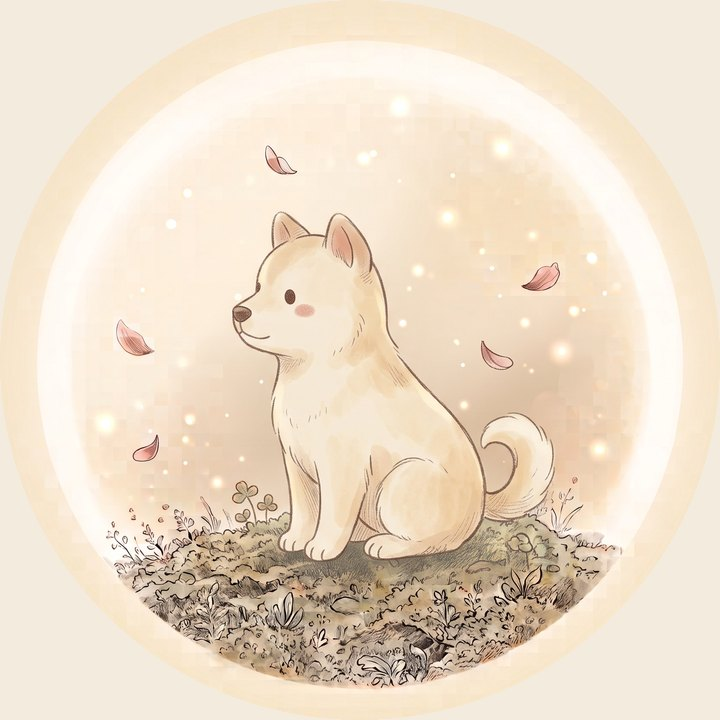
#> input picture assets/zodiac/dog.jpg, 720 x 720 px
$ python -i crop_zodiac.py   (imports and definitions only)
#> lines starting #> are read from the running program, lines starting #| are printed output that depends on the picture; after the words box and inside, x2 and y2 are one past the last pixel; in counts of white or black regions, pixels touching at a corner belong together
#> further down, picture is the input picture: PIL image 720x720 RGB; mean R, G, B 236.6, 221.1, 201.2
#!/usr/bin/env python3
"""
12지 그림을 앱에 넣을 크기로 자른다.

원본은 `art/zodiac/<이름>.png`다. 제미나이(나노 바나나)로 그린 2048 정사각형이고,
가운데에 빛나는 원반이 있고 바깥은 평평한 크림색(#F3EBDD)이다. 앱은 이 그림을
동그랗게 오려 쓰므로, 원반 둘레의 평평한 자리까지만 남기고 잘라 낸다. 그러면
오린 가장자리가 언제나 평평한 크림색에 떨어져 어디서 잘랐는지 보이지 않는다.

    python3 scripts/crop_zodiac.py            assets/zodiac/*.jpg 를 다시 쓴다
    python3 scripts/crop_zodiac.py --measure  원반이 어디 있는지 재기만 한다

`assets/zodiac`의 jpg를 손으로 고치지 말고 이 스크립트를 고친 뒤 다시 뽑는다.
"""
import sys
from pathlib import Path

from PIL import Image, ImageChops, ImageDraw

ROOT = Path(__file__).resolve().parent.parent
SRC = ROOT / "art" / "zodiac"
OUT = ROOT / "assets" / "zodiac"

NAMES = [
    "rat", "ox", "tiger", "rabbit", "dragon", "snake",
    "horse", "sheep", "monkey", "rooster", "dog", "pig",
]

BACKGROUND = (0xF3, 0xEB, 0xDD)
# 원반은 그림 한가운데에 있고 반지름이 너비의 0.35쯤이다. 조금 넉넉히 잡아
# 둘레의 부드러운 빛과 평평한 크림색까지 함께 담는다.
CENTER = (0.5, 0.495)
HALF = 0.41
SIZE = 720
QUALITY = 86


def measure(image: Image.Image) -> tuple[float, float, float]:
    """배경과 다른 자리의 범위를 재어 원반의 중심과 반지름을 어림한다."""
    small = image.convert("RGB").resize((256, 256))
    flat = Image.new("RGB", small.size, BACKGROUND)
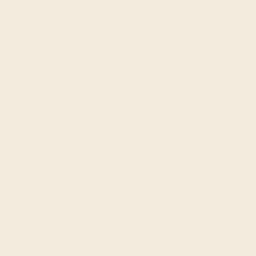
#> flat: PIL image 256x256 RGB; mean R, G, B 243, 235, 221
    diff = ImageChops.difference(small, flat).convert("L").point(lambda v: 255 if v > 18 else 0)
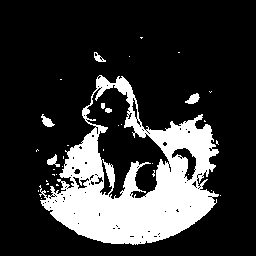
#> diff: PIL image 256x256 L; 21% white; 35 white regions (28 under 20 px), largest, box (x1, y1, x2, y2) and area: (39, 75, 219, 245) 13325, (185, 93, 200, 104) 96, (41, 114, 55, 127) 89
    box = diff.getbbox()
#> box = (36, 37, 221, 245)
    if box is None:
        return 0.5, 0.5, 0.0
    x0, y0, x1, y1 = box
#> x0 = 36; y0 = 37; x1 = 221; y1 = 245
    return ((x0 + x1) / 2 / 256, (y0 + y1) / 2 / 256, max(x1 - x0, y1 - y0) / 2 / 256)


def crop(image: Image.Image) -> Image.Image:
    """원반 둘레를 정사각형으로 자르고, 앱이 오릴 원 바깥은 평평한 크림색으로 덮는다.

    제미나이가 오른쪽 아래 구석에 찍는 반짝임 표시가 그 바깥에 있다. 앱은 어차피
    원으로 오리지만, 어디에 쓰든 구석이 깨끗하도록 여기서 미리 지운다.
    """
    width, height = image.size
    cx, cy = CENTER[0] * width, CENTER[1] * height
    half = HALF * width
    box = (round(cx - half), round(cy - half), round(cx + half), round(cy + half))
    square = image.convert("RGB").crop(box).resize((SIZE, SIZE), Image.LANCZOS)

    mask = Image.new("L", (SIZE, SIZE), 0)
    ImageDraw.Draw(mask).ellipse((0, 0, SIZE - 1, SIZE - 1), fill=255)
    flat = Image.new("RGB", (SIZE, SIZE), BACKGROUND)
    return Image.composite(square, flat, mask)


def main() -> None:
    only_measure = "--measure" in sys.argv
    OUT.mkdir(parents=True, exist_ok=True)
    for name in NAMES:
        source = SRC / f"{name}.png"
        if not source.exists():
            print(f"{name}: 원본이 없다 ({source})")
            continue
        image = Image.open(source)
        cx, cy, r = measure(image)
        print(f"{name:8s} 중심 ({cx:.3f}, {cy:.3f}) 반지름 {r:.3f}")
        if only_measure:
            continue
        target = OUT / f"{name}.jpg"
        crop(image).save(target, "JPEG", quality=QUALITY, optimize=True, progressive=True)
        print(f"         -> {target.relative_to(ROOT)} {target.stat().st_size // 1024}KB")


# [2 lines not run here, left out]

>>> from PIL import Image
>>> picture = Image.open('../assets/zodiac/dog.jpg')
>>> result = measure(picture)
#> result = (0.502, 0.551, 0.406)

$ run again, on assets/zodiac/horse.jpg
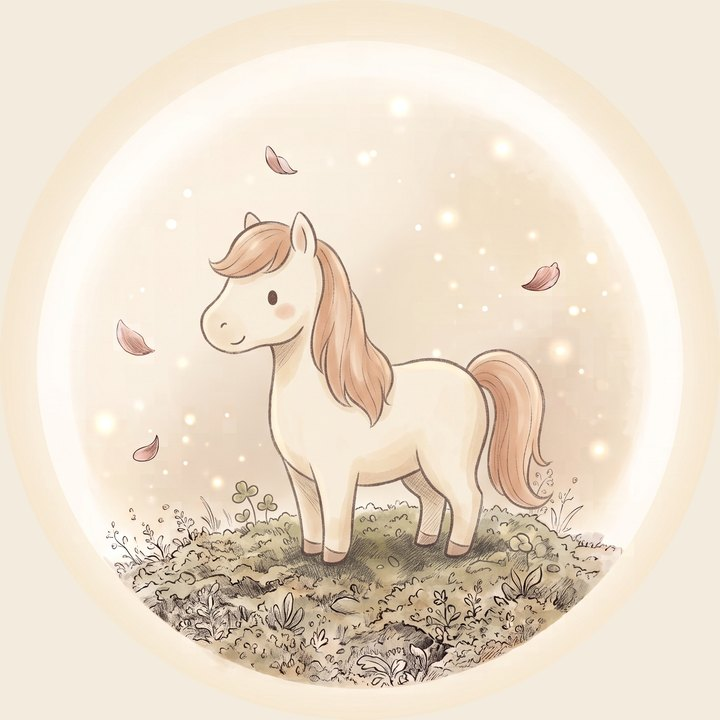
#> input picture assets/zodiac/horse.jpg, 720 x 720 px
#> picture is the input picture: PIL image 720x720 RGB; mean R, G, B 235.6, 222.1, 204.8
#> in measure, `small = image.convert("RGB").resize((256, 256))`:
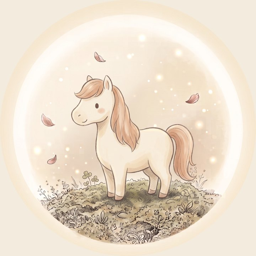
#> small: PIL image 256x256 RGB; mean R, G, B 235.6, 222.1, 204.8
#> in measure, `diff = ImageChops.difference(small, flat).convert("L").point(lambda v:..`:
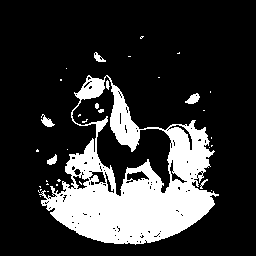
#> diff: PIL image 256x256 L; 20.6% white; 35 white regions (27 under 20 px), largest, box (x1, y1, x2, y2) and area: (39, 75, 219, 245) 12993, (185, 93, 200, 104) 97, (41, 114, 55, 127) 88
#> box = (36, 36, 219, 245)
#> x0 = 36; x1 = 219; y1 = 245
#> result = (0.498, 0.549, 0.408)
